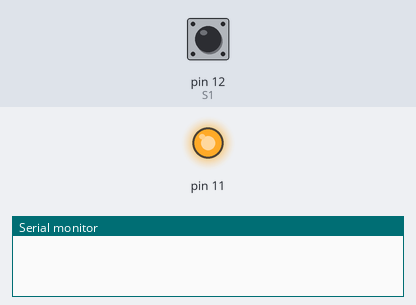
A sketch run on a simulated Arduino Uno, built with avr-gcc and run on an emulated ATmega328P. Shown: output pins drawn as LEDs (lit = HIGH), the last lines printed to the serial monitor. The inputs (shaded band) are chosen by the test bench; at power-on: pin 12 (S1) HIGH.

Above: at 1.2 s.
1.3 s: pin 12 (S1) pulled LOW for 0.15 s
At 1.8 s:
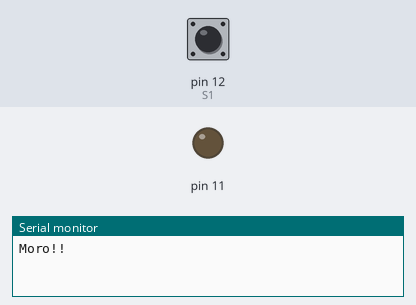
2.9 s: pin 12 (S1) pulled LOW for 1 s
At 4.2 s:
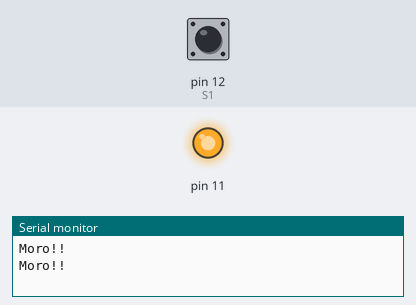
5.4 s: pin 12 (S1) pulled LOW for 3.2 s
At 6.1 s:
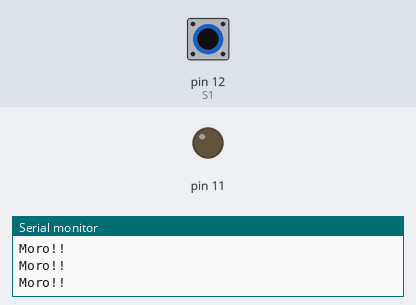
Timing chart, 0 to 8.4 s (numbered marks = the images above; inputs shaded):
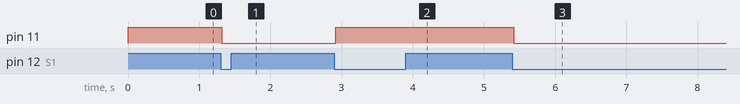

The sketch:

sysari_harjoitus_late.ino
```cpp
#include "togglaus.h"
#include "Button.h"

togglaus LED(11);
Button S1(12);


void setup() {

  Serial.begin(9600);

}

void loop() {

  if (S1.pressed()) {
  LED.leditila();

  Serial.println("Moro!!");

  }
}
```

Button.cpp
```cpp
#include "Arduino.h"
#include "Button.h"

/*
Konstruktori - Funktio joka luo uuden ilmentymän Button-luokasta.
Täällä alustetaan kaikki painkeen toiminnot
*/

Button::Button(int pin)
{
  //Tuttuun tapaan määritetään pinni lähdöksi
  pinMode(pin, INPUT_PULLUP);
  //Tallennetaan omaksi tiedoksi mihin pinnin liityttiin
  _pin=pin;
  //Luetaan painikkeen tila ensimmäistä vertailua varten
  _prevState=digitalRead(pin);
}

/*
Funktio joka kertoo on painallus havaittu. bool paluuarvo voi olla
tosi tai epätosi. buttonPressed() funktiolle ei tarvitse kertoa mitä
pinniä tutkaillaan koska se tieto saatiin jo konstruktorilla.
*/
bool Button::pressed(){
  bool ret=0;
  int x=digitalRead(_pin);
  if(x!=_prevState && x==BUTTONPRESSED){
    ret=1;
    delay(BOUNCE);
  }
  _prevState=x;
  return ret;
}
```

Button.h
```cpp
#ifndef Button_h
#define Button_h

#include "Arduino.h"

const int BUTTONPRESSED=LOW;
const int BOUNCE=20;

class Button
{
  public:
    Button(int pin);
    bool pressed();

  private:
    int _pin;
    int _prevState;
};

#endif
```

togglaus.cpp
```cpp
#include "Arduino.h"
#include "togglaus.h"

togglaus::togglaus(int pin)
    {
    pinMode(pin, OUTPUT);
    _pin=pin;
    digitalWrite(pin, ledState);
}


void togglaus::leditila() {
      if(ledState==LEDOFF){
        ledState=LEDON;
        }else{
        ledState=LEDOFF;
      }

      digitalWrite(_pin, ledState);
    }
```

togglaus.h
```cpp
#ifndef togglaus_h
#define togglaus_h

#include "Arduino.h"

const int LEDON = LOW;
const int LEDOFF = HIGH;

class togglaus
{
  public:
    togglaus(int pin);
    void leditila();

  private:
    int LED;
    int _pin;
    int ledState=LEDOFF;

  };

#endif
```

Measured:
- after the input at 1.3 s, pin 11: HIGH → LOW at once
- after the input at 2.9 s, pin 11: LOW → HIGH at once
- after the input at 5.4 s, pin 11: HIGH → LOW at once
